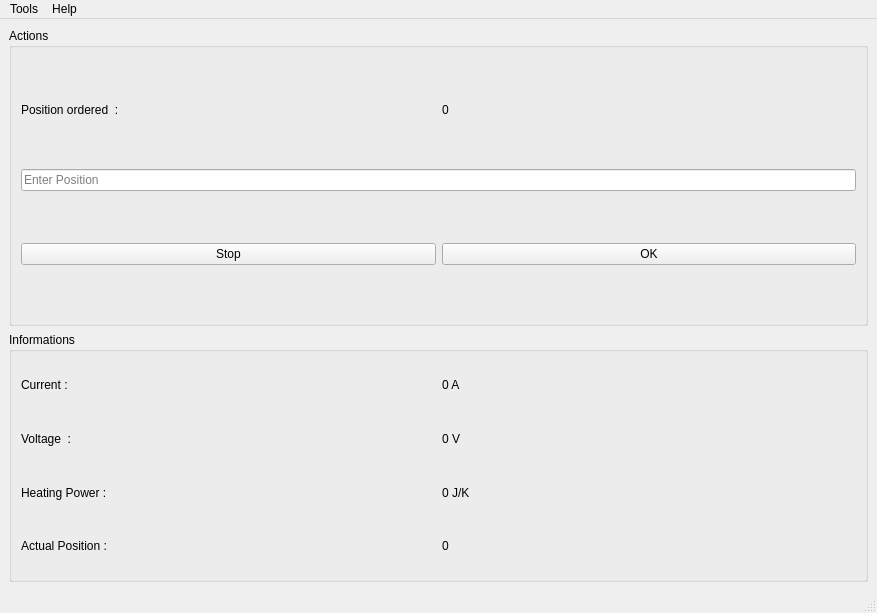
<?xml version="1.0" encoding="UTF-8"?>
<ui version="4.0">
 <class>MainWindow</class>
 <widget class="QMainWindow" name="MainWindow">
  <property name="geometry">
   <rect>
    <x>0</x>
    <y>0</y>
    <width>877</width>
    <height>613</height>
   </rect>
  </property>
  <property name="sizePolicy">
   <sizepolicy hsizetype="Fixed" vsizetype="Preferred">
    <horstretch>0</horstretch>
    <verstretch>0</verstretch>
   </sizepolicy>
  </property>
  <property name="windowTitle">
   <string>MainWindow</string>
  </property>
  <widget class="QWidget" name="centralwidget">
   <layout class="QGridLayout" name="gridLayout">
    <item row="1" column="0" rowspan="2">
     <widget class="QGroupBox" name="groupBoxInfo">
      <property name="sizePolicy">
       <sizepolicy hsizetype="Expanding" vsizetype="Expanding">
        <horstretch>0</horstretch>
        <verstretch>0</verstretch>
       </sizepolicy>
      </property>
      <property name="minimumSize">
       <size>
        <width>0</width>
        <height>250</height>
       </size>
      </property>
      <property name="maximumSize">
       <size>
        <width>16777215</width>
        <height>16777215</height>
       </size>
      </property>
      <property name="sizeIncrement">
       <size>
        <width>0</width>
        <height>0</height>
       </size>
      </property>
      <property name="title">
       <string>Informations</string>
      </property>
      <layout class="QGridLayout" name="gridLayout_2">
       <item row="0" column="0">
        <widget class="QLabel" name="labelCurrent">
         <property name="text">
          <string>Current :</string>
         </property>
        </widget>
       </item>
       <item row="3" column="0">
        <widget class="QLabel" name="labelActualPosition">
         <property name="text">
          <string>Actual Position :</string>
         </property>
        </widget>
       </item>
       <item row="3" column="1">
        <widget class="QLabel" name="actualPosition">
         <property name="text">
          <string>0</string>
         </property>
        </widget>
       </item>
       <item row="1" column="0">
        <widget class="QLabel" name="labelVoltage">
         <property name="text">
          <string>Voltage  : </string>
         </property>
        </widget>
       </item>
       <item row="0" column="1">
        <widget class="QLabel" name="valueCurrent">
         <property name="text">
          <string>0 A</string>
         </property>
        </widget>
       </item>
       <item row="2" column="0">
        <widget class="QLabel" name="labelPower">
         <property name="text">
          <string>Heating Power :</string>
         </property>
        </widget>
       </item>
       <item row="1" column="1">
        <widget class="QLabel" name="valueVoltage">
         <property name="text">
          <string>0 V</string>
         </property>
        </widget>
       </item>
       <item row="2" column="1">
        <widget class="QLabel" name="valueHeatingPower">
         <property name="text">
          <string>0 J/K</string>
         </property>
        </widget>
       </item>
      </layout>
     </widget>
    </item>
    <item row="0" column="0">
     <widget class="QGroupBox" name="groupBoxActions">
      <property name="sizePolicy">
       <sizepolicy hsizetype="Expanding" vsizetype="Expanding">
        <horstretch>0</horstretch>
        <verstretch>0</verstretch>
       </sizepolicy>
      </property>
      <property name="minimumSize">
       <size>
        <width>0</width>
        <height>0</height>
       </size>
      </property>
      <property name="maximumSize">
       <size>
        <width>16777215</width>
        <height>16777215</height>
       </size>
      </property>
      <property name="title">
       <string>Actions</string>
      </property>
      <layout class="QGridLayout" name="gridLayout_3">
       <item row="1" column="2" colspan="2">
        <widget class="QLabel" name="positionOrdered">
         <property name="sizePolicy">
          <sizepolicy hsizetype="Preferred" vsizetype="Fixed">
           <horstretch>0</horstretch>
           <verstretch>0</verstretch>
          </sizepolicy>
         </property>
         <property name="text">
          <string>0</string>
         </property>
        </widget>
       </item>
       <item row="1" column="0" colspan="2">
        <widget class="QLabel" name="labelPositionOrdered">
         <property name="text">
          <string>Position ordered  :</string>
         </property>
         <property name="alignment">
          <set>Qt::AlignLeading|Qt::AlignLeft|Qt::AlignVCenter</set>
         </property>
        </widget>
       </item>
       <item row="2" column="0" colspan="4">
        <widget class="QLineEdit" name="inputPosition">
         <property name="frame">
          <bool>true</bool>
         </property>
         <property name="alignment">
          <set>Qt::AlignLeading|Qt::AlignLeft|Qt::AlignVCenter</set>
         </property>
         <property name="readOnly">
          <bool>false</bool>
         </property>
         <property name="placeholderText">
          <string>Enter Position</string>
         </property>
         <property name="clearButtonEnabled">
          <bool>false</bool>
         </property>
        </widget>
       </item>
       <item row="4" column="2" colspan="2">
        <widget class="QPushButton" name="btnValidate">
         <property name="text">
          <string>OK</string>
         </property>
        </widget>
       </item>
       <item row="4" column="0" colspan="2">
        <widget class="QPushButton" name="btnStop">
         <property name="text">
          <string>Stop</string>
         </property>
        </widget>
       </item>
      </layout>
     </widget>
    </item>
   </layout>
  </widget>
  <widget class="QMenuBar" name="menubar">
   <property name="geometry">
    <rect>
     <x>0</x>
     <y>0</y>
     <width>877</width>
     <height>21</height>
    </rect>
   </property>
   <widget class="QMenu" name="menuTools">
    <property name="title">
     <string>Tools</string>
    </property>
    <addaction name="actionConnect"/>
    <addaction name="actionDisconnect"/>
    <addaction name="separator"/>
    <addaction name="actionExit"/>
   </widget>
   <widget class="QMenu" name="menuHelp">
    <property name="title">
     <string>Help</string>
    </property>
    <addaction name="actionAboutApp"/>
    <addaction name="actionAboutUs"/>
    <addaction name="actionAboutQt"/>
   </widget>
   <addaction name="menuTools"/>
   <addaction name="menuHelp"/>
  </widget>
  <widget class="QStatusBar" name="statusbar"/>
  <action name="actionConnect">
   <property name="checkable">
    <bool>false</bool>
   </property>
   <property name="icon">
    <iconset>
     <normaloff>images/connect.png</normaloff>images/connect.png</iconset>
   </property>
   <property name="text">
    <string>Connect</string>
   </property>
  </action>
  <action name="actionDisconnect">
   <property name="icon">
    <iconset>
     <normaloff>images/disconnect.png</normaloff>images/disconnect.png</iconset>
   </property>
   <property name="text">
    <string>Disconnect</string>
   </property>
  </action>
  <action name="actionExit">
   <property name="icon">
    <iconset>
     <normaloff>images/application-exit.png</normaloff>images/application-exit.png</iconset>
   </property>
   <property name="text">
    <string>Exit</string>
   </property>
  </action>
  <action name="actionAboutApp">
   <property name="text">
    <string>About this app</string>
   </property>
  </action>
  <action name="actionAboutUs">
   <property name="text">
    <string>About Us</string>
   </property>
  </action>
  <action name="actionAboutQt">
   <property name="text">
    <string>About Qt</string>
   </property>
  </action>
 </widget>
 <resources/>
 <connections/>
</ui>
